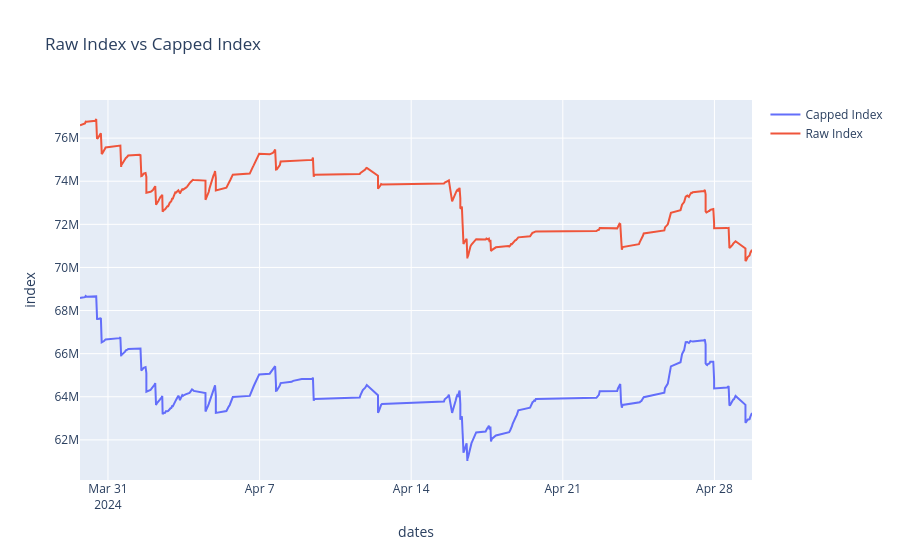

Notebook code for this chart:
### Code cell
ind, ind_data = most_traded_index(
        df=agg_df,
        n=5000,
        quantity_measure='min_quantity',
        raw_index=raw_index,
        compare=False,
        min_quantity=5,
        plot=False
    )
ind_data = get_index_share(ind_data)
mapping = pd.read_csv('mapping.csv', index_col=0)
# Limit data to after mapping learning date
ind_data = ind_data[ind_data['Datetime'] > '2024-03-29']
ind_data = ind_data.merge(mapping, on='Watch_Mark', how='inner')
# map_df = get_caps(ind_data, upper_multiplier=1, lower_multiplier=1)
map_df = get_caps_k(ind_data)
# # capped_ind, _,_,_ = cap_index(map_df)
capped_ind = cap_index(map_df, max_iter=400)
capped_ind['index'] = capped_ind['index'].ewm(span=150, adjust=False).mean() # we can change the span value
ind['index'] = ind['index'].ewm(span=150, adjust=False).mean() # we can change the span value
plot_inds(ind, capped_ind, 'Raw Index', 'Capped Index')

### Figure 1 — Plotly figure (JSON) as saved in the notebook; plotly's stock layout.template omitted (floating-point values rounded to 4 significant figures; data arrays with more than 128 entries replaced by an {"elided": "..."} marker saying what was removed)
{"data": [{"mode": "lines", "name": "Capped Index", "type": "scatter", "x": {"elided": "331 str values"}, "y": {"elided": "331 float values"}}, {"mode": "lines", "name": "Raw Index", "type": "scatter", "x": {"elided": "331 str values"}, "y": {"elided": "331 float values"}}], "layout": {"autosize": true, "title": {"text": "Raw Index vs Capped Index"}, "xaxis": {"autorange": true, "range": ["2024-03-29 17:00", "2024-04-29 17:38:28"], "title": {"text": "dates"}, "type": "date"}, "yaxis": {"autorange": true, "range": [60140000.0, 77770000.0], "title": {"text": "index"}, "type": "linear"}}}
